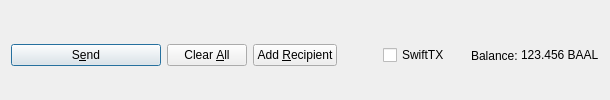
         <widget class="QFrame" name="frame_Send">
          <layout class="QHBoxLayout" name="horizontalLayout">
           <property name="bottomMargin">
            <number>0</number>
           </property>
           <item>
            <widget class="QPushButton" name="sendButton">
             <property name="minimumSize">
              <size>
               <width>150</width>
               <height>0</height>
              </size>
             </property>
             <property name="toolTip">
              <string>Confirm the send action</string>
             </property>
             <property name="text">
              <string>S&amp;end</string>
             </property>
             <property name="icon">
              <iconset resource="../baalcoin.qrc">
               <normaloff>:/icons/send</normaloff>:/icons/send</iconset>
             </property>
             <property name="autoDefault">
              <bool>false</bool>
             </property>
             <property name="default">
              <bool>true</bool>
             </property>
            </widget>
           </item>
           <item>
            <widget class="QPushButton" name="clearButton">
             <property name="sizePolicy">
              <sizepolicy hsizetype="Minimum" vsizetype="Fixed">
               <horstretch>0</horstretch>
               <verstretch>0</verstretch>
              </sizepolicy>
             </property>
             <property name="toolTip">
              <string>Clear all fields of the form.</string>
             </property>
             <property name="text">
              <string>Clear &amp;All</string>
             </property>
             <property name="icon">
              <iconset resource="../baalcoin.qrc">
               <normaloff>:/icons/remove</normaloff>:/icons/remove</iconset>
             </property>
             <property name="autoDefault">
              <bool>false</bool>
             </property>
            </widget>
           </item>
           <item>
            <widget class="QPushButton" name="addButton">
             <property name="toolTip">
              <string>Send to multiple recipients at once</string>
             </property>
             <property name="text">
              <string>Add &amp;Recipient</string>
             </property>
             <property name="icon">
              <iconset resource="../baalcoin.qrc">
               <normaloff>:/icons/add</normaloff>:/icons/add</iconset>
             </property>
             <property name="autoDefault">
              <bool>false</bool>
             </property>
            </widget>
           </item>
           <item>
            <spacer name="horizontalSpacer">
             <property name="orientation">
              <enum>Qt::Horizontal</enum>
             </property>
             <property name="sizeHint" stdset="0">
              <size>
               <width>40</width>
               <height>20</height>
              </size>
             </property>
            </spacer>
           </item>
           <item>
            <layout class="QHBoxLayout" name="horizontalLayout_2">
             <property name="spacing">
              <number>3</number>
             </property>
             <item>
              <widget class="QCheckBox" name="checkSwiftTX">
               <property name="enabled">
                <bool>true</bool>
               </property>
               <property name="minimumSize">
                <size>
                 <width>85</width>
                 <height>0</height>
                </size>
               </property>
               <property name="text">
                <string>SwiftTX</string>
               </property>
              </widget>
             </item>
             <item>
              <widget class="QLabel" name="label">
               <property name="text">
                <string>Balance:</string>
               </property>
              </widget>
             </item>
             <item>
              <widget class="QLabel" name="labelBalance">
               <property name="sizePolicy">
                <sizepolicy hsizetype="Preferred" vsizetype="Fixed">
                 <horstretch>0</horstretch>
                 <verstretch>0</verstretch>
                </sizepolicy>
               </property>
               <property name="cursor">
                <cursorShape>IBeamCursor</cursorShape>
               </property>
               <property name="text">
                <string notr="true">123.456 BAAL</string>
               </property>
               <property name="textInteractionFlags">
                <set>Qt::LinksAccessibleByMouse|Qt::TextSelectableByKeyboard|Qt::TextSelectableByMouse</set>
               </property>
              </widget>
             </item>
            </layout>
           </item>
          </layout>
         </widget>
